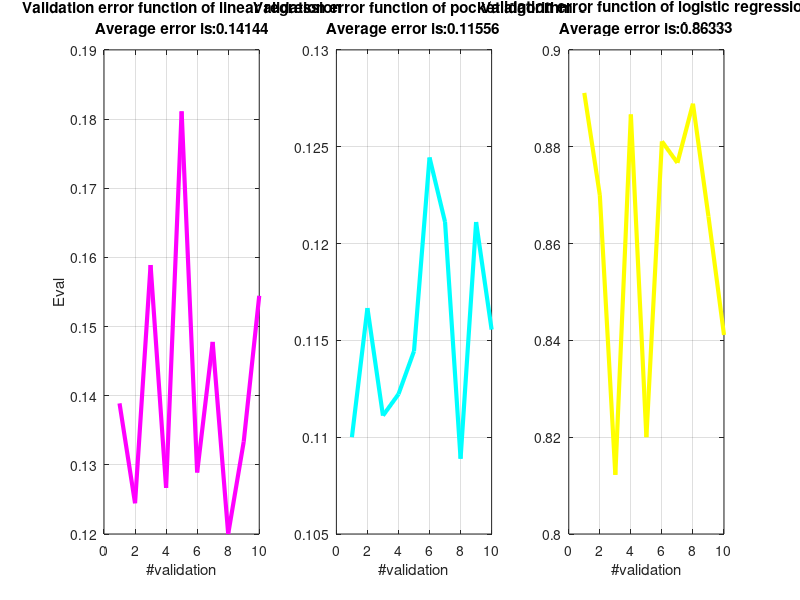
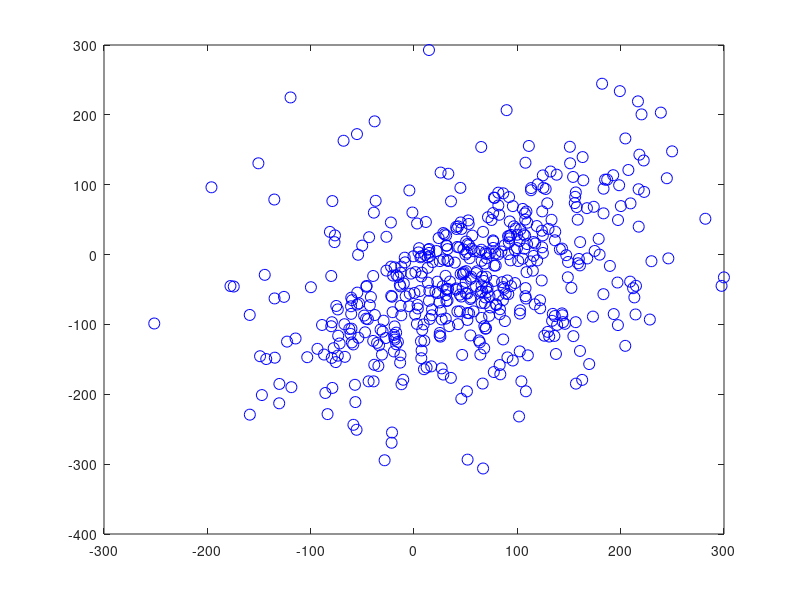

Write the MATLAB code that produced these figures, in order. (Note: this script raises an error after producing the figures.)
% Batyrkhan Saduanov
% Algorithm studies cross validation errors of supervised data set of 1000
% points with 100 outliers. Data set is divided into 10 equally sized
% subsets, each of which is used as a training set iteratively. In each
% iteration, other data points (except learning ones) are used as an
% testing data. Finally all 10 cross validation errors are plotted and
% average error is computed. Cross validation is done on pocket, linear and
% logistic learning algorithms, with final plot of their functions, target function
% and whole data set.
clear
%% Data generation
% Creating n random linearly divisible data points and m outliers in two dimensions
m = 100;
n = 900;
x1 = 100*randn(n+m,1);
x2 = 100*randn(n+m,1);

% Coefficients of target function f = a*x1 + b*x2+c
a = 1;
b = -1;
c = 5;

% Yes and No points' index arrangment
for k = 1:n
    if a*x1(k)+b*x2(k)+c>0
        Y(k) = 1;
    else
        Y(k) = -1;
    end
end

for k = n+1:n+m
    if a*x1(k)+b*x2(k)+c>0
        Y(k) = -1;
    else
        Y(k) = 1;
    end
end
perm = randperm(n+m);
x1 = x1(perm);
x2 = x2(perm);
Y = Y(perm);

%% Linear regression algorithm
for i = 1:10
    % Creating an input X vector and weights W vector
    ind = [((i-1)*100+1):(1000-(10-i)*100)];
    Xin = [ones(100,1) x1(ind) x2(ind)];
    Yin = Y(ind);
    x1temp = x1;
    x2temp = x2;
    Ytemp = Y;
    x1temp(ind) = [];
    x2temp(ind) = [];
    Ytemp(ind) = [];
    Xout = [ones(900,1) x1temp x2temp];
    Yout = Ytemp;
    W = randn(3,1);
    % Linear regression learning algorithm
    Wlin = (inv(Xin'*Xin)*Xin')*Yin';
    Signal = Wlin'*Xout';
    E(i) = length(find(Yout.*Signal<0));
    Elin(i) = E(i)/900;
end

%% Pocket algorithm
error = realmax;
% Creating an input X vector and weights W vector
for i = 1:10
    ind = [((i-1)*100+1):(1000-(10-i)*100)];
    Xin = [ones(100,1) x1(ind) x2(ind)]';
    Yin = Y(ind);
    x1temp = x1;
    x2temp = x2;
    Ytemp = Y;
    x1temp(ind) = [];
    x2temp(ind) = [];
    Ytemp(ind) = [];
    Xout = [ones(900,1) x1temp x2temp]';
    Yout = Ytemp;
    W = randn(3,1);
    % Perceptron learning algorithm
    index = linspace(1,100,100);
    index = index(randperm(100));
    k=1;
    for j = 1:2000
        curInd = index(k);
        S = W'*Xin(:,curInd);
        if Yin(curInd)*S <= 0
            W = W + Yin(curInd)*Xin(:,curInd);
            Sign = W'*Xin;
            errornew = length(find(Yin.*Sign<0));
            if errornew < error
                PocketW = W;
                error = errornew;
            end
        end
        if k<100
            k=k+1;
        else
            k=1;
        end
    end
Signal = PocketW'*Xout;
E(i) = length(find(Yout.*Signal<0));
Epocket(i) = E(i)/900;
end

%% Logistic Regression algorithm
rate = 0.001;
for i = 1:10
    % Creating an input X vector and weights W vector
    ind = [((i-1)*100+1):(1000-(10-i)*100)];
    Xin = [ones(100,1) x1(ind) x2(ind)]';
    Yin = Y(ind);
    x1temp = x1;
    x2temp = x2;
    Ytemp = Y;
    x1temp(ind) = [];
    x2temp(ind) = [];
    Ytemp(ind) = [];
    Xout = [ones(900,1) x1temp x2temp]';
    Yout = Ytemp;
    Wlog = [0;0;0];

    % Logistic learning algorithm
    index = linspace(1,100,100);
    index = index(randperm(100));
    k=1;
    for j=1:2000
        curInd = index(k);
        dE(:,i) = (Yin(curInd)*Xin(:,curInd))/(1+exp(-Wlog'*Xin(:,curInd)));
        Wlog = Wlog - rate*dE(:,i);
        if k<100
            k=k+1;
        else
            k=1;
        end
    end
Signal = Wlog'*Xout;
E(i) = length(find(Yout.*Signal<0));
Elog(i) = E(i)/900;
end
%% Plotting
figure()
subplot(1,3,1)
plot(Elin,'m-','LineWidth',3)
Str = 'Average error is: ';
Str = strcat(Str,num2str(mean(Elin)));
S = {'Validation error function of linear regression'; Str};
title(S)
xlabel('#validation')
ylabel('Eval')
grid on
subplot(1,3,2)
plot(Epocket,'c-','LineWidth',3)
Str = 'Average error is: ';
Str = strcat(Str,num2str(mean(Epocket)));
S = {'Validation error function of pocket algorithm'; Str};
title(S)
xlabel('#validation')
grid on
subplot(1,3,3)
plot(Elog,'y-','LineWidth',3)
Str = 'Average error is: ';
Str = strcat(Str,num2str(mean(Elog)));
S = {'Validation error function of logistic regression'; Str};
title(S)
xlabel('#validation')
grid on
figure()
plot(x1(find(Y==1)),x2(find(Y==1)),'bo', 'MarkerSize', 8); hold on
plot(x1(find(Y==-1)),x2(find(Y==-1)),'rX', 'MarkerSize', 8);
plot(linspace(-300,300,600)',(-c-a*linspace(-300,300,600)')./b, 'g-', 'LineWidth', 3);
plot(linspace(-300,300,600)',(-PocketW(1)-PocketW(2)*linspace(-300,300,600)')./PocketW(3), 'c--', 'LineWidth', 3);
plot(linspace(-300,300,600)',(-Wlin(1)-Wlin(2)*linspace(-300,300,600)')./Wlin(3), 'm--', 'LineWidth', 3);
plot(linspace(-300,300,600)',(-Wlog(1)-Wlog(2)*linspace(-300,300,600)')./Wlog(3), 'y--', 'LineWidth', 3);
hold off;
legend('+1','-1','Target function f','Generated pocket function g','Generated linear regression function g','Generated logistic regression function g');
xlabel('x1');
ylabel('x2');
title('Three algorithms');
grid on